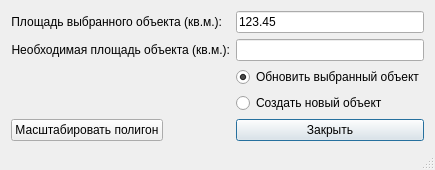
<?xml version="1.0" encoding="UTF-8"?>
<ui version="4.0">
 <class>olScaleArea</class>
 <widget class="QDialog" name="olScaleArea">
  <property name="geometry">
   <rect>
    <x>0</x>
    <y>0</y>
    <width>402</width>
    <height>170</height>
   </rect>
  </property>
  <property name="windowTitle">
   <string>Параметры масштабирования</string>
  </property>
  <property name="windowIcon">
   <iconset resource="..\resources.qrc">
    <normaloff>:/plugins/openland/icons/scalearea.png</normaloff>:/plugins/openland/icons/scalearea.png</iconset>
  </property>
  <property name="sizeGripEnabled">
   <bool>true</bool>
  </property>
  <property name="modal">
   <bool>true</bool>
  </property>
  <layout class="QFormLayout" name="formLayout">
   <property name="fieldGrowthPolicy">
    <enum>QFormLayout::AllNonFixedFieldsGrow</enum>
   </property>
   <item row="1" column="0">
    <widget class="QLabel" name="label">
     <property name="text">
      <string>Площадь выбранного объекта (кв.м.):</string>
     </property>
     <property name="alignment">
      <set>Qt::AlignRight|Qt::AlignTrailing|Qt::AlignVCenter</set>
     </property>
    </widget>
   </item>
   <item row="1" column="1">
    <widget class="QLineEdit" name="lineEdit">
     <property name="text">
      <string>123.45</string>
     </property>
     <property name="readOnly">
      <bool>true</bool>
     </property>
    </widget>
   </item>
   <item row="3" column="0">
    <widget class="QLabel" name="label_2">
     <property name="text">
      <string>Необходимая площадь объекта (кв.м.):</string>
     </property>
     <property name="alignment">
      <set>Qt::AlignRight|Qt::AlignTrailing|Qt::AlignVCenter</set>
     </property>
    </widget>
   </item>
   <item row="3" column="1">
    <widget class="QLineEdit" name="lineEdit_2">
     <property name="font">
      <font>
       <weight>50</weight>
       <bold>false</bold>
      </font>
     </property>
    </widget>
   </item>
   <item row="5" column="1">
    <widget class="QRadioButton" name="radioButton">
     <property name="enabled">
      <bool>true</bool>
     </property>
     <property name="toolTip">
      <string/>
     </property>
     <property name="text">
      <string>Обновить выбранный объект</string>
     </property>
     <property name="checked">
      <bool>true</bool>
     </property>
    </widget>
   </item>
   <item row="6" column="1">
    <widget class="QRadioButton" name="radioButton_2">
     <property name="text">
      <string>Создать новый объект</string>
     </property>
    </widget>
   </item>
   <item row="7" column="1">
    <widget class="QPushButton" name="pushButtonClose">
     <property name="text">
      <string>Закрыть</string>
     </property>
     <property name="icon">
      <iconset resource="..\resources.qrc">
       <normaloff>:/plugins/openland/icons/close.png</normaloff>:/plugins/openland/icons/close.png</iconset>
     </property>
    </widget>
   </item>
   <item row="7" column="0">
    <widget class="QPushButton" name="pushButtonOk">
     <property name="text">
      <string>Масштабировать полигон</string>
     </property>
     <property name="icon">
      <iconset resource="..\resources.qrc">
       <normaloff>:/plugins/openland/icons/symbol_check.png</normaloff>:/plugins/openland/icons/symbol_check.png</iconset>
     </property>
    </widget>
   </item>
  </layout>
 </widget>
 <tabstops>
  <tabstop>lineEdit</tabstop>
  <tabstop>lineEdit_2</tabstop>
  <tabstop>radioButton</tabstop>
  <tabstop>radioButton_2</tabstop>
  <tabstop>pushButtonOk</tabstop>
  <tabstop>pushButtonClose</tabstop>
 </tabstops>
 <resources>
  <include location="..\resources.qrc"/>
 </resources>
 <connections/>
</ui>
